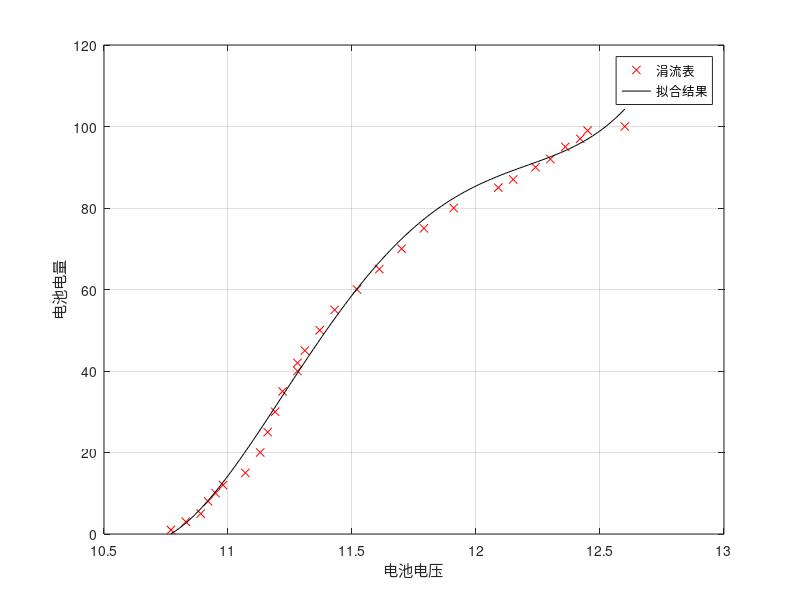

Recreate this plot in MATLAB.
x = [4.2,4.15,4.14,4.12,4.1,4.08,4.05,4.03,3.97,3.93,3.9,3.87,3.84,3.81,3.79,3.77,3.76,3.76,3.74,3.73,3.72,3.71,3.69,3.66,3.65,3.64,3.63,3.61,3.59];
y=[100,99,97,95,92,90,87,85,80,75,70,65,60,55,50,45,42,40,35,30,25,20,15,12,10,8,5,3,1];
x = x*3;
%[xData, yData] = prepareCurveData( x, y );
x_span = linspace(10.77,12.6,100);
fitresult = 36.7704*x_span.^4-1722.6416*x_span.^3+30209.6946*x_span.^2-234978.7374*x_span+683887.8996;

% 绘制数据拟合图。
figure( 'Name', '电池电量' );
h = plot( x, y ,'rx');
hold on
plot(x_span,fitresult,'k-')
legend( '涓流表', '拟合结果' );
% 为坐标区加标签
xlabel( '电池电压' );
ylabel( '电池电量' );
grid on